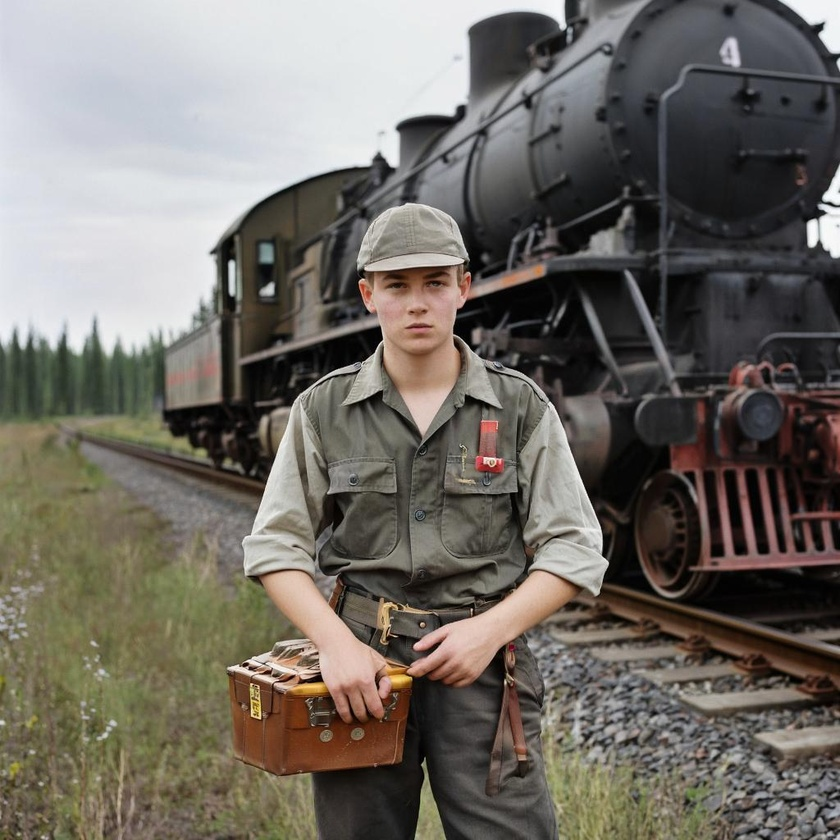
#> input picture ex1/example.jpg, 840 x 840 px, shrunk from 1024 x 1024 before the run
$ jupyter execute 1.ipynb   (shell and % lines are left out)
#> lines starting #> are read from the running program, lines starting #| are printed output that depends on the picture
## Тема: Введение в дисциплину. Основы работы с изображениями в Python

---

### 1. Что такое компьютерное зрение и распознавание изображений?

**Компьютерное зрение (Computer Vision, CV)** – это область искусственного интеллекта, которая занимается анализом и пониманием изображений и видео.
Основная задача: научить компьютер «видеть» и интерпретировать визуальную информацию так, как это делает человек.

**Распознавание изображений** – одна из ключевых задач CV, связанная с классификацией, выделением объектов, анализом сцен.

#### Примеры применения:

* **Медицина** – автоматический анализ рентгеновских снимков и МРТ.
* **Автопром** – системы компьютерного зрения в беспилотных автомобилях.
* **Безопасность** – системы распознавания лиц и номеров автомобилей.
* **Индустрия развлечений** – дополненная и виртуальная реальность, фильтры в приложениях.

---

### 2. Основные задачи распознавания изображений

1. **Классификация изображений**

   * Определение, к какому классу относится всё изображение (например: «кот» или «собака»).

2. **Детекция объектов**

   * Нахождение объектов на изображении и определение их координат (рамки вокруг объектов).

3. **Сегментация**

   * Разделение изображения на области (например, выделение дороги, машин и пешеходов на фото).

4. **Отслеживание объектов (Tracking)**

   * Слежение за движением объекта в видеопотоке.

---

### 3. Этапы обработки изображений

Для того чтобы распознавание было успешным, обычно выделяют несколько шагов:

1. **Предобработка**

   * коррекция яркости и контраста;
   * удаление шумов;
   * преобразование к нужному размеру или цветовой модели.

2. **Выделение признаков**

   * преобразование изображения в набор числовых характеристик (например: углы, границы, текстуры).

3. **Классификация / принятие решения**

   * применение алгоритмов машинного обучения или нейронных сетей для распознавания.

---

### 4. Представление изображения в компьютере

#### 4.1. Цифровое изображение

* Изображение в компьютере — это **матрица пикселей**.
* Каждый пиксель хранит числовые значения (интенсивность света или цвет).

#### 4.2. Градации серого (Grayscale)

* Изображение описывается одним числом на пиксель:

  * `0` = чёрный,
  * `255` = белый.

#### 4.3. Цветные изображения (RGB)

* Каждый пиксель описывается тремя числами: `[R, G, B]`.
* Например: `[255, 0, 0]` = красный цвет, `[0, 255, 0]` = зелёный.

#### 4.4. Размер изображения

* Определяется количеством строк (высота), столбцов (ширина) и числом каналов (1 для grayscale, 3 для RGB).
* Пример: изображение `640×480×3` → 640 пикселей по ширине, 480 по высоте, 3 канала цвета.

---

### 5. Инструменты для работы с изображениями

В Python существует несколько библиотек, которые активно используются в практике:

* **NumPy** – работа с массивами, матрицами, числовыми данными.
* **OpenCV (cv2)** – основная библиотека компьютерного зрения (загрузка, преобразование, обработка изображений).
* **Matplotlib** – построение графиков и отображение изображений.
* (позже) **scikit-image**, **TensorFlow**, **PyTorch** – для более сложной обработки и машинного обучения.

---

### 6. Минимальные операции с изображениями в Python (обзор)

1. Загрузка изображения (`cv2.imread`).
2. Просмотр изображения (`cv2.imshow`, `plt.imshow`).
3. Изменение цветовой модели (`cv2.cvtColor`).
4. Получение размеров изображения (`.shape`).
5. Доступ к пикселям как к элементам массива.
6. Сохранение изображения (`cv2.imwrite`).

---

### 🔑 Основные выводы занятия

1. Компьютерное зрение — это наука о том, как «научить компьютер видеть».
2. Основные задачи CV: классификация, детекция, сегментация, трекинг.
3. Любое изображение в памяти компьютера — это **матрица чисел**.
4. Цветные изображения обычно хранятся в формате **RGB** (3 канала), а чёрно-белые — как **градации серого** (1 канал).
5. Для работы с изображениями в Python чаще всего используются библиотеки **OpenCV, NumPy и Matplotlib**.

[cell 1]
# Установка библиотек

[cell 2]
# Загрузка и отображение изображений

import cv2
import matplotlib.pyplot as plt

# Загрузка изображения
img = cv2.imread('example.jpg')  # по умолчанию BGR
#> img is the input picture: shape (840, 840, 3); mean B, G, R 100.6, 107.9, 112.7
print("Размер:", img.shape)  # (высота, ширина, каналы)
#| Размер: (840, 840, 3)

# Отображение в OpenCV (BGR)
cv2.imshow("Image (OpenCV)", img)
cv2.waitKey(0)
cv2.destroyAllWindows()

# Отображение в matplotlib (нужно конвертировать в RGB)
img_rgb = cv2.cvtColor(img, cv2.COLOR_BGR2RGB)
plt.imshow(img_rgb)
plt.title("Image (Matplotlib)")
plt.axis("off")
plt.show()

[cell 3]
# Наглядная демонстрация BGR vs RGB
# OpenCV хранит каналы в порядке B-G-R, а matplotlib ожидает R-G-B.
# Если забыть про конвертацию, красный и синий цвета "поменяются местами".

fig, ax = plt.subplots(1, 2, figsize=(12, 6))

# Слева: без конвертации (ошибка!) — цвета перепутаны
ax[0].imshow(img)
ax[0].set_title("Без конвертации (BGR) — цвета перепутаны")
ax[0].axis("off")

# Справа: после конвертации (правильно)
ax[1].imshow(img_rgb)
ax[1].set_title("После cvtColor (RGB) — правильно")
ax[1].axis("off")

plt.show()
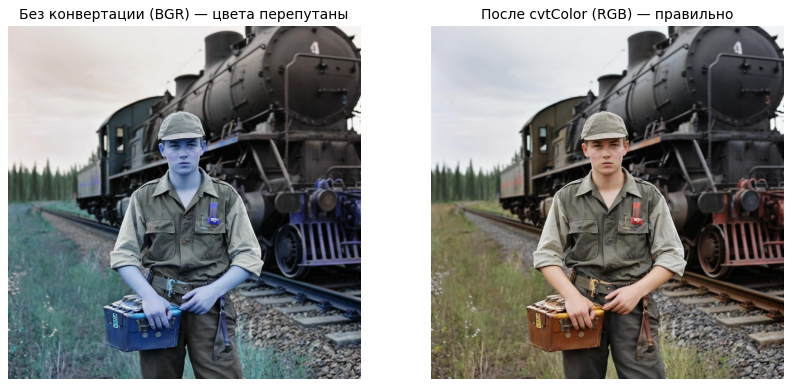
#> figure drawn by matplotlib, 2 panels; B, G, R data is drawn as R, G, B

[cell 4]
# Представление изображения как массива

import numpy as np

print("Тип данных:", type(img))
#| Тип данных: <class 'numpy.ndarray'>
print("Форма массива:", img.shape)
#| Форма массива: (840, 840, 3)
print("Пример значения пикселя [100,100]:", img[100,100])  # [B, G, R]
#| Пример значения пикселя [100,100]: [215 203 197]

[cell 5]
# для grayscale-матрицы обязательно указывайте cmap="gray" в plt.imshow.
# Без него matplotlib применяет cmap по умолчанию  и раскрашивает чёрно-белую картинку в зелёно-фиолетовые цвета

# Конвертация в оттенки серого

gray = cv2.cvtColor(img, cv2.COLOR_BGR2GRAY)
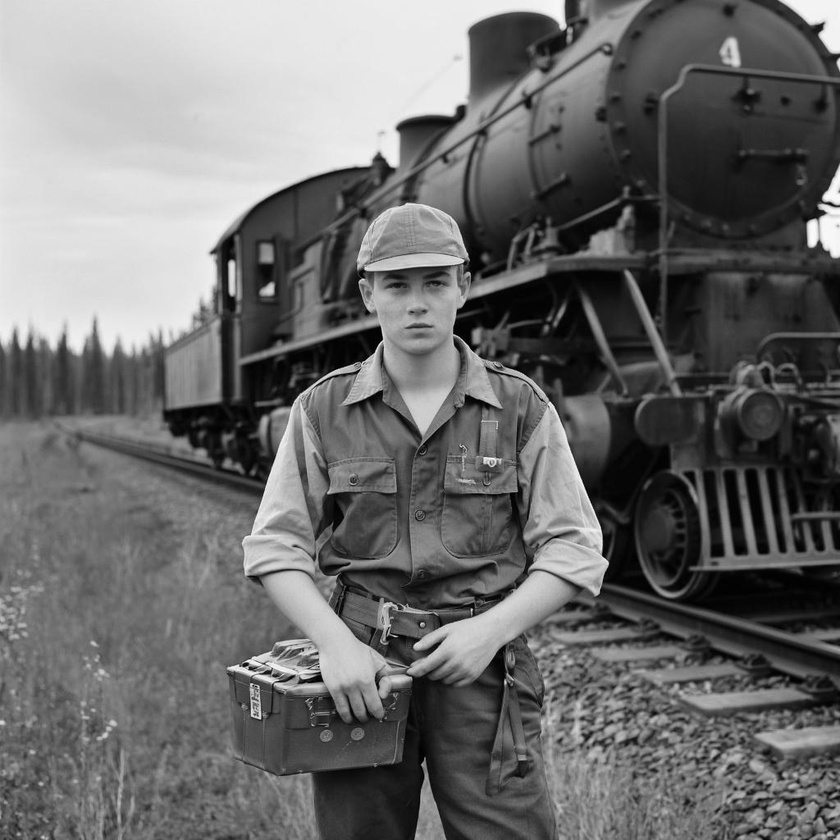
#> gray: shape (840, 840); min 0, max 254, mean 108.5
plt.imshow(gray, cmap="gray")
plt.title("Grayscale Image")
plt.show()

[cell 6]
# Сохранение изображения

cv2.imwrite("output_gray.jpg", gray)
#> Out = True

Индивидуальные задания студентам

Загрузить своё изображение и отобразить его в двух окнах: через OpenCV и через matplotlib.

Вывести информацию об изображении: размер, количество каналов, тип данных.

Получить и вывести значения конкретных пикселей (например, в центре картинки).

Перевести изображение в grayscale и сохранить результат в отдельный файл.

(Дополнительно) Написать функцию, которая меняет местами красный и синий каналы изображения.

[cell 7]
# Индивидуальное задание

# Загрузка изображения
img = cv2.imread('my_example.jpeg')
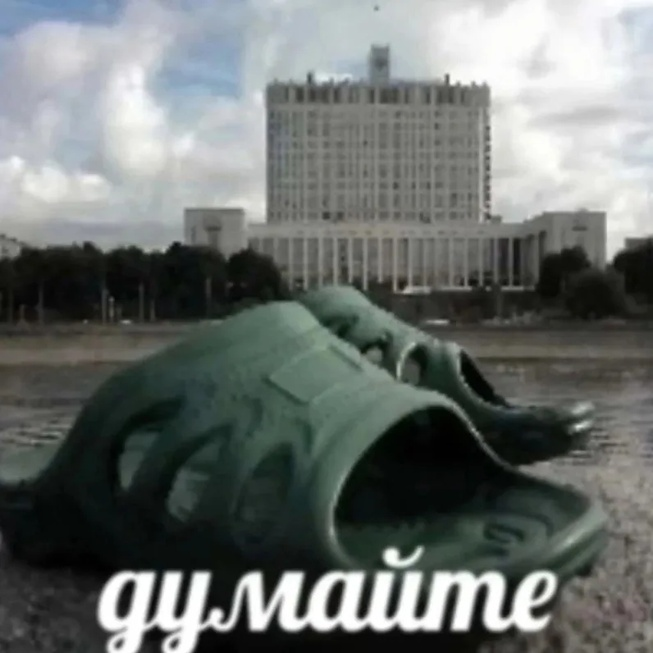
#> input picture ex1/my_example.jpeg, 653 x 653 px, shrunk from 796 x 796 before the run
#> img is the input picture: shape (653, 653, 3); mean B, G, R 110, 112.5, 107.3

[cell 8]
# Информация об изображении
print('Размер:', img.shape)
#| Размер: (653, 653, 3)
print('Количество каналов:', img.shape[2])
#| Количество каналов: 3
print('Тип данных:', img.dtype)
#| Тип данных: uint8

# Значение пикселя в центре изображения
height, width, channels = img.shape
#> height = 653; width = 653; channels = 3
print('Пиксель в центре:', img[height // 2, width // 2])
#| Пиксель в центре: [50 62 40]

[cell 9]
# Отображение через OpenCV
cv2.imshow('My image (OpenCV)', img)
cv2.waitKey(0)  # Нажмите любую клавишу в окне изображения
cv2.destroyAllWindows()

# Отображение через matplotlib
img_rgb = cv2.cvtColor(img, cv2.COLOR_BGR2RGB)
#> img_rgb: shape (653, 653, 3)
plt.imshow(img_rgb)
plt.title('My image (Matplotlib)')
plt.axis('off')
plt.show()

[cell 10]
# Конвертация в оттенки серого и сохранение
gray = cv2.cvtColor(img, cv2.COLOR_BGR2GRAY)
#> gray: shape (653, 653)
cv2.imwrite('my_example_gray.jpeg', gray)
#> Out = True

[cell 11]
# Функция для обмена красного и синего каналов
def swap_red_blue(image):
    image_rgb = cv2.cvtColor(image, cv2.COLOR_BGR2RGB)
    swapped = image_rgb.copy()
    swapped[:, :, [0, 2]] = swapped[:, :, [2, 0]]
    return swapped

swapped = swap_red_blue(img)

# Проверка центрального пикселя
height, width, channels = img.shape
img_rgb = cv2.cvtColor(img, cv2.COLOR_BGR2RGB)
print('Было RGB:', img_rgb[height // 2, width // 2])
#| Было RGB: [40 62 50]
print('Стало RGB:', swapped[height // 2, width // 2])
#| Стало RGB: [50 62 40]

plt.imshow(swapped)
plt.title('Red and Blue channels swapped')
plt.axis('off')
plt.show()
